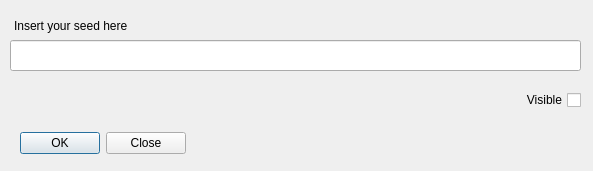
<?xml version="1.0" encoding="UTF-8"?>
<ui version="4.0">
 <class>Form</class>
 <widget class="QWidget" name="Form">
  <property name="geometry">
   <rect>
    <x>0</x>
    <y>0</y>
    <width>593</width>
    <height>171</height>
   </rect>
  </property>
  <property name="windowTitle">
   <string>Form</string>
  </property>
  <property name="autoFillBackground">
   <bool>true</bool>
  </property>
  <widget class="QLabel" name="labelInsertSeed">
   <property name="geometry">
    <rect>
     <x>14</x>
     <y>10</y>
     <width>491</width>
     <height>31</height>
    </rect>
   </property>
   <property name="maximumSize">
    <size>
     <width>16777215</width>
     <height>109</height>
    </size>
   </property>
   <property name="text">
    <string>Insert your seed here</string>
   </property>
  </widget>
  <widget class="QDialogButtonBox" name="buttonLogin">
   <property name="geometry">
    <rect>
     <x>10</x>
     <y>130</y>
     <width>176</width>
     <height>27</height>
    </rect>
   </property>
   <property name="maximumSize">
    <size>
     <width>176</width>
     <height>16777215</height>
    </size>
   </property>
   <property name="standardButtons">
    <set>QDialogButtonBox::Close|QDialogButtonBox::Ok</set>
   </property>
  </widget>
  <widget class="QLineEdit" name="textEditSeed">
   <property name="geometry">
    <rect>
     <x>10</x>
     <y>40</y>
     <width>571</width>
     <height>31</height>
    </rect>
   </property>
   <property name="toolTip">
    <string>&lt;html&gt;&lt;head/&gt;&lt;body&gt;&lt;p&gt;your personal iota wallet seed&lt;/p&gt;&lt;/body&gt;&lt;/html&gt;</string>
   </property>
   <property name="autoFillBackground">
    <bool>false</bool>
   </property>
   <property name="inputMethodHints">
    <set>Qt::ImhHiddenText|Qt::ImhNoAutoUppercase|Qt::ImhNoPredictiveText|Qt::ImhSensitiveData</set>
   </property>
   <property name="text">
    <string/>
   </property>
   <property name="echoMode">
    <enum>QLineEdit::Password</enum>
   </property>
   <property name="clearButtonEnabled">
    <bool>true</bool>
   </property>
  </widget>
  <widget class="QWidget" name="layoutWidget">
   <property name="geometry">
    <rect>
     <x>10</x>
     <y>80</y>
     <width>571</width>
     <height>41</height>
    </rect>
   </property>
   <layout class="QHBoxLayout" name="horizontalLayout">
    <item>
     <widget class="QLabel" name="labelSeedShorten">
      <property name="toolTip">
       <string>&lt;html&gt;&lt;head/&gt;&lt;body&gt;&lt;p&gt;Seed checksum&lt;/p&gt;&lt;/body&gt;&lt;/html&gt;</string>
      </property>
      <property name="whatsThis">
       <string>&lt;html&gt;&lt;head/&gt;&lt;body&gt;&lt;p&gt;Seed checksum&lt;/p&gt;&lt;/body&gt;&lt;/html&gt;</string>
      </property>
      <property name="text">
       <string/>
      </property>
     </widget>
    </item>
    <item>
     <widget class="QCheckBox" name="checkBoxVisibleSeed">
      <property name="enabled">
       <bool>true</bool>
      </property>
      <property name="sizePolicy">
       <sizepolicy hsizetype="Fixed" vsizetype="Fixed">
        <horstretch>0</horstretch>
        <verstretch>0</verstretch>
       </sizepolicy>
      </property>
      <property name="maximumSize">
       <size>
        <width>70</width>
        <height>22</height>
       </size>
      </property>
      <property name="layoutDirection">
       <enum>Qt::RightToLeft</enum>
      </property>
      <property name="autoFillBackground">
       <bool>false</bool>
      </property>
      <property name="text">
       <string>Visible</string>
      </property>
     </widget>
    </item>
   </layout>
  </widget>
 </widget>
 <resources/>
 <connections/>
</ui>
